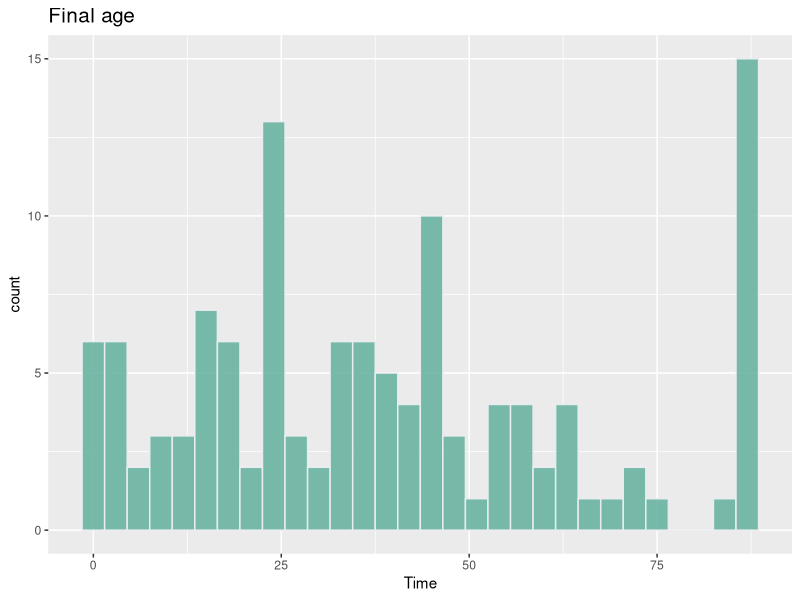

Generate this figure with R: (Note: this script raises an error after producing the figure.)
## 'Capstone project 2: Choose Your Own' - Alicia Alfonso ##

# I. Introduction

# Daphniids are small crustaceans that live in freshwater ecosystems. Like
# many aquatic invertebrates, their body is composed of calcium (Ca) and
# their survival likely depends on the availability of this element in the
# water. The dataset used for this project are simplified results from a
# personal experiment (Alfonso, A. 2018 unpublished). The aim of the
# experiment was to assess the inter-clonal variation between two
# populations/clones (Northern and Southern) at different Ca
# concentrations (Ca 0.5 mg/l, 4 mg/l and 106 mg/l) and temperatures (15
# and 25ºC). With this information, we will create a model to predict the
# survival of Daphniids evaluating the effect of the different variables
# measured.


# II. Methods and analysis

## Part 1: Data exploration
data <- read.table("CapstoneProjectData.txt", header=TRUE) # Load dataset
library(survival) # For modelling
library(survminer) # For survival curves
library(dplyr) # For analysis
library(ggplot2) # For visualization

str(data) # 123 obs. of  6 variables
head(data, 10)
summary(data)


p <- data %>%
  ggplot(aes(x=Time)) +
  geom_histogram( binwidth=3, fill="#69b3a2", color="#e9ecef", alpha=0.9) +
  ggtitle("Final age") +
  theme(plot.title = element_text(size=15))
p

sum(data$Time == 88) # 13 alive at end

data %>%
  group_by(Clone, Temp, Ca) %>%
  summarise_at(vars(Time), list(name = mean))


## Part 2: Modelling survival
s <- Surv(data$Time, data$Dead) # Creating our hazard rate
# Survival Plots
m1 <- survfit(s ~ 1, data = data, conf.type = "log-log") 
m1p <- ggsurvplot(m1, # Our base curve for all treatments
                  data = data,
                  palette = "#2E9FDF",
                  title = "Total survival",
                  size = .5,
                  ggtheme = theme_bw())

m2 <- survfit(s ~ Clone, data = data, conf.type = "log-log")
m2p <- ggsurvplot(m2, # Our curve per clonal population
                  data = data,
                  conf.int=TRUE,
                  title = "Survival per Clone",
                  size = .5,  # change line size
                  ggtheme = theme_bw(), # Change ggplot2 theme
                  palette = c("#A569BD", "#48C9B0"), # custom color palette
                  pval = TRUE)

m3 <- survfit(s ~ Temp, data = data, conf.type = "log-log")
m3p <- ggsurvplot(m3, # Our curve by temperature
                  data = data,
                  conf.int=TRUE,
                  title = "Survival per Temperature",
                  size = .5,  # change line size
                  ggtheme = theme_bw(), # Change ggplot2 theme
                  palette = c("#006399", "#CC0000"), # custom color palette
                  pval = TRUE)

m4 <- survfit(s ~ Ca, data = data, conf.type = "log-log")
m4p <- ggsurvplot(m4, # Our curve per Ca concentration
                  data = data,
                  conf.int=TRUE,
                  title = "Survival per Ca concentration",
                  size = .5,  # change line size
                  ggtheme = theme_bw(), # Change ggplot2 theme
                  palette = c("#F39C12","#E67E22","#D35400"),
                  pval = TRUE)

survplots <- list(m1p, m2p, m3p, m4p)
arrange_ggsurvplots(survplots, # Arrange multiple survplots
                    ncol = 2, nrow = 2)
# Median survival time is 39 days
# Overlapping between clones
# Overlapping between temperatures
# No-overlapping for 0.5 mg Ca/l


# IV. Results

data$Clone <- as.factor(data$Clone)
data$Temp <- as.factor(data$Temp)
data$Ca <- as.factor(data$Ca)

# Non-parametric Cox proportional hazards models
# Fits a Cox proportional hazards regression model
summary(mod1 <- coxph(s ~ Clone + Temp * Ca, data=data)) # Ca:Temp interaction
summary(mod2 <- coxph(s ~ Clone + Temp + Ca, data=data)) # No interaction
summary(mod3 <- coxph(s ~ (Clone + Temp + Ca)^2, data=data)) # Ca:Temp, Clone:Temp, Clone:Ca interaction

anova(mod1, mod2, mod3) # (!) Model 3 is already significant
AIC(mod1, mod2, mod3)   # 

# Using the step method to refine our best model (mod3) into a better one (mod4)
summary(mod4 <- step(mod3))
# Lowest AIC: Clone:Temp & Clone:Ca retained, no Temp:Ca interaction
AIC(mod1, mod2, mod3, mod4)
# Creating the better fitted model adding interactions Clone x Temp and Clone x Ca
mod4 <- coxph(s ~ Clone + Temp + Ca + Clone:Temp + Clone:Ca, data=data)
summary(mod4)

# Model 4 visualization separated by treatment 
mod4S15 <- survfit(mod4, newdata=data.frame(Clone="Southern", Temp="15", Ca=c("0.5", "4", "106")))
pmod4S15 <- ggsurvplot(mod4S15, conf.int=TRUE,
                       title = "Survival Southern 15C",
                       legend.labs = c("0.5", "4", "106"),
                       data=data.frame(Clone="Southern", Temp="15", Ca=c("0.5", "4", "106")),
                       size = .5,  # change line size
                       xlab = "Time (days)",
                       ggtheme = theme_classic(), # Change ggplot2 theme
                       palette = c("#F39C12","#E67E22","#D35400"))

mod4S25 <- survfit(mod4, newdata=data.frame(Clone="Southern",Temp="25", Ca=c("0.5", "4", "106")))
pmod4S25 <- ggsurvplot(mod4S25, conf.int=TRUE,
                       title = "Survival Southern 25C",
                       legend.labs = c("0.5", "4", "106"),
                       data=data.frame(Clone="Southern", Temp="25", Ca=c("0.5", "4", "106")),
                       size = .5,  # change line size
                       xlab = "Time (days)",
                       ggtheme = theme_classic(), # Change ggplot2 theme
                       palette = c("#F39C12","#E67E22","#D35400"))

mod4N15 <- survfit(mod4, newdata=data.frame(Clone="Northern",Temp="15", Ca=c("0.5", "4", "106")))
pmod4N15 <- ggsurvplot(mod4N15, conf.int=TRUE,
                       title = "Survival Northern 15C",
                       legend.labs = c("0.5", "4", "106"),
                       data=data.frame(Clone="Northern", Temp="15", Ca=c("0.5", "4", "106")),
                       size = .5,  # change line size
                       xlab = "Time (days)",
                       ggtheme = theme_classic(), # Change ggplot2 theme
                       palette = c("#F39C12","#E67E22","#D35400"))

mod4N25 <- survfit(mod4, newdata=data.frame(Clone="Northern",Temp="25", Ca=c("0.5", "4", "106")))
pmod4N25 <- ggsurvplot(mod4N25, conf.int=TRUE,
                       title = "Survival Northern 25C",
                       legend.labs = c("0.5", "4", "106"),
                       data=data.frame(Clone="Northern", Temp="25", Ca=c("0.5", "4", "106")),
                       size = .5,  # change line size
                       xlab = "Time (days)",
                       ggtheme = theme_classic(), # Change ggplot2 theme
                       palette = c("#F39C12","#E67E22","#D35400"))

mod4plots <- list(pmod4S15, pmod4S25, pmod4N15, pmod4N25)
arrange_ggsurvplots(mod4plots, # Arrange multiple survplots
                    title = "Model 4",
                    ncol = 2, nrow = 2)

# V. Conclusion
# Modelling survival of organisms can give us a deep insight into which
# factors contribute to their success in an ecosystem. Using R for this
# purpose proves extremely useful and practical as we are able to generate
# predictions from smaller datasets. In our case, we establish the strong
# negative effect that low calcium concentrations have in the survival of
# Daphniids. We can conclude that the mortality will highly increase if
# there is a depletion of this element and that northern populations will
# be the most affected. Our model also hints towards strong interactions
# between variables that leads to more interesting questions regarding
# phenotypic plasticity or even toxicity for even higher calcium
# concentrations.
